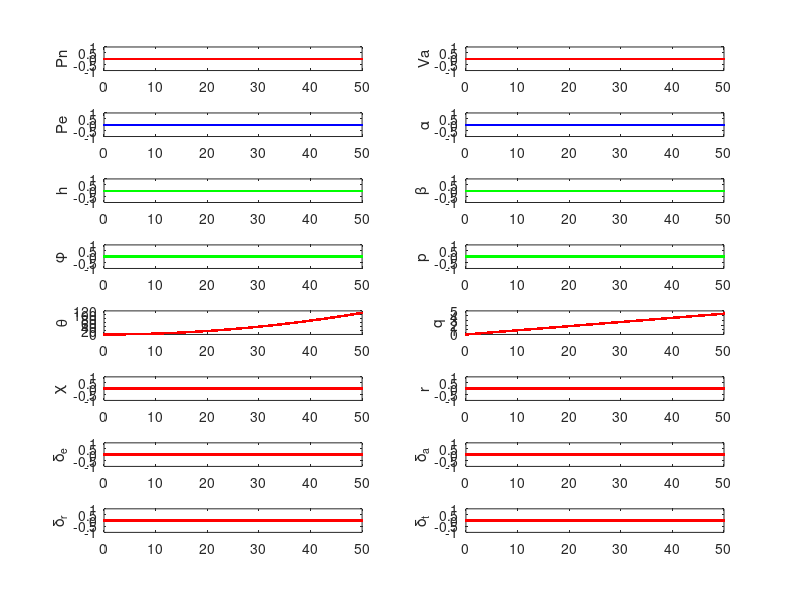

Write MATLAB code to recreate this figure.
function cplots()
%
%   M = readmatrix('nikstates.txt')
    M=importdata('nikstates.txt');
%   save('nikstates', 'M');
  
  figure(2);
  
  subplot(8,2,1)
  plot(M(:,1),M(:,2),'.-r');
  ylabel('Pn');
  
  subplot(8,2,2)
  plot(M(:,1),M(:,14),'.-r');
  ylabel('Va');
  
  subplot(8,2,3)
  plot(M(:,1),M(:,3),'.-b');
  ylabel('Pe');
  
  subplot(8,2,4)
  plot(M(:,1),M(:,15),'.-b');
  ylabel('\alpha');
  
  subplot(8,2,5)
  plot(M(:,1),-M(:,4),'.-g');
   ylabel('h');
    
  subplot(8,2,6)
  plot(M(:,1),-M(:,16),'.-g');
   ylabel('\beta');
  
  subplot(8,2,7)
  plot(M(:,1),M(:,8),'.-g');
   ylabel('\phi');
    
  subplot(8,2,8)
  plot(M(:,1),M(:,11),'.-g');
   ylabel('p');
  
  subplot(8,2,9)
  plot(M(:,1),M(:,9),'.-r');
   ylabel('\theta');
    
  subplot(8,2,10)
  plot(M(:,1),M(:,12),'.-r');
   ylabel('q');
    
  subplot(8,2,11)
  plot(M(:,1),M(:,17),'.-r');
     ylabel('\chi');
    
  subplot(8,2,12)
  plot(M(:,1),M(:,13),'.-r');
     ylabel('r');
    
  subplot(8,2,13)
  plot(M(:,1),M(:,18),'.-r');  
     ylabel('\delta_e');
  
  subplot(8,2,14)
  plot(M(:,1),M(:,19),'.-r');
       ylabel('\delta_a');
    
  subplot(8,2,15)
  plot(M(:,1),M(:,20),'.-r');
       ylabel('\delta_r');
  
  subplot(8,2,16)
  plot(M(:,1),M(:,21),'.-r');
       ylabel('\delta_t');

%  for i=1:length(M)
%     % process inputs to function
%     pn          = M(i,2);             % North position (meters)
%     pe          = M(i,3);             % East position (meters)
%     h           = M(i,4);            % altitude (meters)
%     u           = M(i,5);             % body velocity along x-axis (meters/s)
%     v           = M(i,6);             % body velocity along y-axis (meters/s)
%     w           = M(i,7);             % body velocity along z-axis (meters/s)
%     phi         = M(i,8);      % roll angle (degrees)   
%     theta       = M(i,9);      % pitch angle (degrees)
%     psi         = M(i,10);             % yaw angle (radians)
%     p           = M(i,11);     % body angular rate along x-axis (degrees/s)
%     q           = M(i,12);     % body angular rate along y-axis (degrees/s)
%     r           = M(i,13);     % body angular rate along z-axis (degrees/s)
%     Va          = 0;            % airspeed (m/s)
%     alpha       = 0;     % angle of attack (degrees)
%     beta        = 0;     % side slip angle (degrees)
%     wn          = 0;            % wind in the North direction
%     we          = 0;            % wind in the East direction
%     wd          = 0;            % wind in the Down direction
%     pn_c        = 0;            % commanded North position (meters)
%     pe_c        = 0;            % commanded East position (meters)
%     h_c         = 0;            % commanded altitude (meters)
%     Va_c        = 0;            % commanded airspeed (meters/s)
%     alpha_c     = 0;     % commanded angle of attack (degrees)
%     beta_c      = 0;     % commanded side slip angle (degrees)
%     phi_c       = 0;     % commanded roll angle (degrees)   
%     theta_c     = 0;     % commanded pitch angle (degrees)
%     chi_c       = 0;     % commanded course (degrees)
%     p_c         = 0;     % commanded body angular rate along x-axis (degrees/s)
%     q_c         = 0;     % commanded body angular rate along y-axis (degrees/s)
%     r_c         = 0;     % commanded body angular rate along z-axis (degrees/s)
%     pn_hat      = 0;            % estimated North position (meters)
%     pe_hat      = 0;            % estimated East position (meters)
%     h_hat       = 0;            % estimated altitude (meters)
%     Va_hat      = 0;            % estimated airspeed (meters/s)
%     alpha_hat   = 0;     % estimated angle of attack (degrees)
%     beta_hat    = 0;     % estimated side slip angle (degrees)
%     phi_hat     = 0;     % estimated roll angle (degrees)   
%     theta_hat   = 0;     % estimated pitch angle (degrees)
%     chi_hat     = 0;     % estimated course (degrees)
%     p_hat       = 0;     % estimated body angular rate along x-axis (degrees/s)
%     q_hat       = 0;     % estimated body angular rate along y-axis (degrees/s)
%     r_hat       = 0;     % estimated body angular rate along z-axis (degrees/s)
% %    Vg_hat      = uu(43);            % estimated groundspeed
% %    wn_hat      = uu(44);            % estimated North wind
% %    we_hat      = uu(45);            % estimated East wind
% %    psi_hat     = 180/pi*uu(46);     % estimated heading
% %    bx_hat      = uu(47);            % estimated x-gyro bias
% %    by_hat      = uu(48);            % estimated y-gyro bias
% %    bz_hat      = uu(49);            % estimated z-gyro bias
%     delta_e     = 0;     % elevator angle (degrees)
%     delta_a     = 0;     % aileron angle (degrees)
%     delta_r     = 0;     % rudder angle (degrees)
%     delta_t     = 0;            % throttle setting (unitless)
%     t           = M(i,1);            % simulation time
%     
%     % compute course angle
%     chi = 180/pi*atan2(Va*sin(psi)+we, Va*cos(psi)+wn);
%     %Va = 50;
% 
% %     gamma_a = theta-alpha;
% %     gamma_a_c = theta_c-alpha_c;
% %     gamma_a_hat = theta_hat-alpha_hat;
%     
%     % define persistent variables 
%     persistent pn_handle
%     persistent pe_handle
%     persistent h_handle
%     persistent Va_handle
%     %persistent gamma_a_handle
%     persistent alpha_handle
%     persistent beta_handle
%     persistent phi_handle
%     persistent theta_handle
%     persistent chi_handle
%     persistent p_handle
%     persistent q_handle
%     persistent r_handle
%     persistent delta_e_handle
%     persistent delta_a_handle
%     persistent delta_r_handle
%     persistent delta_t_handle
%     
% 
%   % first time function is called, initialize plot and persistent vars
%     %if t==0
%         figure(2), clf
% 
%         subplot(8,2,1)
%         hold on
%         grid on
%         %plot(M(:,1), M(i,:),'--go');
%         %pn_handle = graph_y_yhat_yd(t, pn, pn_hat, pn_c, 'p_n', []);
%         
%         subplot(8,2,2)
%         hold on
%         grid on
%         Va_handle = graph_y_yhat_yd(t, Va, Va_hat, Va_c, 'V_a', []);
%         %gamma_a_handle = graph_y_yhat_yd(t, gamma_a, gamma_a_hat, gamma_a_c, '(\gamma)_a', []);
% 
%         subplot(8,2,3)
%         hold on
%         grid on
%         pe_handle = graph_y_yhat_yd(t, pe, pe_hat, pe_c, 'p_e', []);
% 
%         subplot(8,2,4)
%         hold on
%         grid on
%         alpha_handle = graph_y_yhat_yd(t, alpha, alpha_hat, alpha_c, '\alpha', []);
% 
%         subplot(8,2,5)
%         hold on
%         grid on
%         h_handle = graph_y_yhat_yd(t, h, h_hat, h_c, 'h', []);
% 
%         subplot(8,2,6)
%         hold on
%         grid on
%         beta_handle = graph_y_yhat_yd(t, beta, beta_hat, beta_c, '\beta', []);
% 
%         subplot(8,2,7)
%         hold on
%         grid on
%         phi_handle = graph_y_yhat_yd(t, phi, phi_hat, phi_c, '\phi', []);
%         
%         subplot(8,2,8)
%         hold on
%         grid on
%         p_handle = graph_y_yhat_yd(t, p, p_hat, p_c, 'p', []);
%         
%         subplot(8,2,9)
%         hold on
%         grid on
%         theta_handle = graph_y_yhat_yd(t, theta, theta_hat, theta_c, '\theta', []);
%         
%         subplot(8,2,10)
%         hold on
%         grid on
%         q_handle = graph_y_yhat_yd(t, q, q_hat, q_c, 'q', []);
%         
%         subplot(8,2,11)
%         hold on
%         grid on
%         chi_handle = graph_y_yhat_yd(t, chi, chi_hat, chi_c, '\chi', []);
%         
%         subplot(8,2,12)
%         hold on
%         grid on
%         r_handle = graph_y_yhat_yd(t, r, r_hat, r_c, 'r', []);
%         
%         subplot(8,2,13)
%         hold on
%         grid on
%         delta_e_handle = graph_y(t, delta_e, [], 'b');
%         ylabel('\delta_e')
%         
%         subplot(8,2,14)
%         hold on
%         grid on
%         delta_a_handle = graph_y(t, delta_a, [], 'b');
%         ylabel('\delta_a')
% 
%         subplot(8,2,15)
%         hold on
%         grid on
%         delta_r_handle = graph_y(t, delta_r, [], 'b');
%         ylabel('\delta_r')
%         
%         subplot(8,2,16)
%         hold on
%         grid on
%         delta_t_handle = graph_y(t, delta_t, [], 'b');
%         ylabel('\delta_t')
%         
%     % at every other time step, redraw state variables
% %     else 
% %        graph_y_yhat_yd(t, pn, pn_hat, pn_c, 'p_n', pn_handle);
% %        graph_y_yhat_yd(t, pe, pe_hat, pe_c, 'p_e', pe_handle);
% %        graph_y_yhat_yd(t, h, h_hat, h_c, 'h', h_handle);
% %        graph_y_yhat_yd(t, Va, Va_hat, Va_c, 'V_a', Va_handle);
% %        %graph_y_yhat_yd(t, gamma_a, gamma_a_hat, gamma_a_c, '(\gamma)_a', gamma_a_handle);
% %        graph_y_yhat_yd(t, alpha, alpha_hat, alpha_c, '\alpha', alpha_handle);
% %        graph_y_yhat_yd(t, beta, beta_hat, beta_c, '\beta', beta_handle);
% %        graph_y_yhat_yd(t, phi, phi_hat, phi_c, '\phi', phi_handle);
% %        graph_y_yhat_yd(t, theta, theta_hat, theta_c, '\theta', theta_handle);
% %        graph_y_yhat_yd(t, chi, chi_hat, chi_c, '\chi', chi_handle);
% %        graph_y_yhat_yd(t, p, p_hat, p_c, 'p', p_handle);
% %        graph_y_yhat_yd(t, q, q_hat, q_c, 'q', q_handle);
% %        graph_y_yhat_yd(t, r, r_hat, r_c, 'r', r_handle);
% %        graph_y(t, delta_e, delta_e_handle);
% %        graph_y(t, delta_a, delta_a_handle);
% %        graph_y(t, delta_r, delta_r_handle);
% %        graph_y(t, delta_t, delta_t_handle);
% %     end
%  end
% 
% 
% 
% 
% %%%%%%%%%%%%%%%%%%%%%%%%%%%%%%%%%%%%%%%%%%%%%%%%%%%%%%%%%%%%%%%%%%%%%%%%%%%%%
% % graph y with lable mylabel
% function handle = graph_y(t, y, handle, color)
%   
%   if isempty(handle)
%     handle    = plot(t,y,color);
%   else
%     set(handle,'Xdata',[get(handle,'Xdata'),t]);
%     set(handle,'Ydata',[get(handle,'Ydata'),y]);
%     %drawnow
%   end
% 
% %%%%%%%%%%%%%%%%%%%%%%%%%%%%%%%%%%%%%%%%%%%%%%%%%%%%%%%%%%%%%%%%%%%%%%%%%%%%%
% % graph y and yd with lable mylabel
% function handle = graph_y_yd(t, y, yd, lab, handle)
%   
%   if isempty(handle)
%     handle(1)    = plot(t,y,'b');
%     handle(2)    = plot(t,yd,'g--');
%     ylabel(lab)
%     set(get(gca, 'YLabel'),'Rotation',0.0);
%   else
%     set(handle(1),'Xdata',[get(handle(1),'Xdata'),t]);
%     set(handle(1),'Ydata',[get(handle(1),'Ydata'),y]);
%     set(handle(2),'Xdata',[get(handle(2),'Xdata'),t]);
%     set(handle(2),'Ydata',[get(handle(2),'Ydata'),yd]);
%     %drawnow
%   end
% 
% 
% 
% 
% %%%%%%%%%%%%%%%%%%%%%%%%%%%%%%%%%%%%%%%%%%%%%%%%%%%%%%%%%%%%%%%%%%%%%%%%%%%%%
% % plot the variable y in blue, its estimated value yhat in green, and its 
% % desired value yd in red, lab is the label on the graph
% function handle = graph_y_yhat_yd(t, y, yhat, yd, lab, handle)
%   
%   if isempty(handle)
%     handle(1)   = plot(t,y,'b');
%     handle(2)   = plot(t,yhat,'g--');
%     handle(3)   = plot(t,yd,'r-.');
%     ylabel(lab)
%     set(get(gca,'YLabel'),'Rotation',0.0);
%   else
%     set(handle(1),'Xdata',[get(handle(1),'Xdata'),t]);
%     set(handle(1),'Ydata',[get(handle(1),'Ydata'),y]);
%     set(handle(2),'Xdata',[get(handle(2),'Xdata'),t]);
%     set(handle(2),'Ydata',[get(handle(2),'Ydata'),yhat]);
%     set(handle(3),'Xdata',[get(handle(3),'Xdata'),t]);
%     set(handle(3),'Ydata',[get(handle(3),'Ydata'),yd]);     
%     %drawnow
%   end
% 
% %
% %=============================================================================
% % sat
% % saturates the input between high and low
% %=============================================================================
% %
% function out=sat(in, low, high)
% 
%   if in < low
%       out = low;
%   elseif in > high
%       out = high;
%   else
%       out = in;
%   end
% 
% % end sat  
% 
% 
